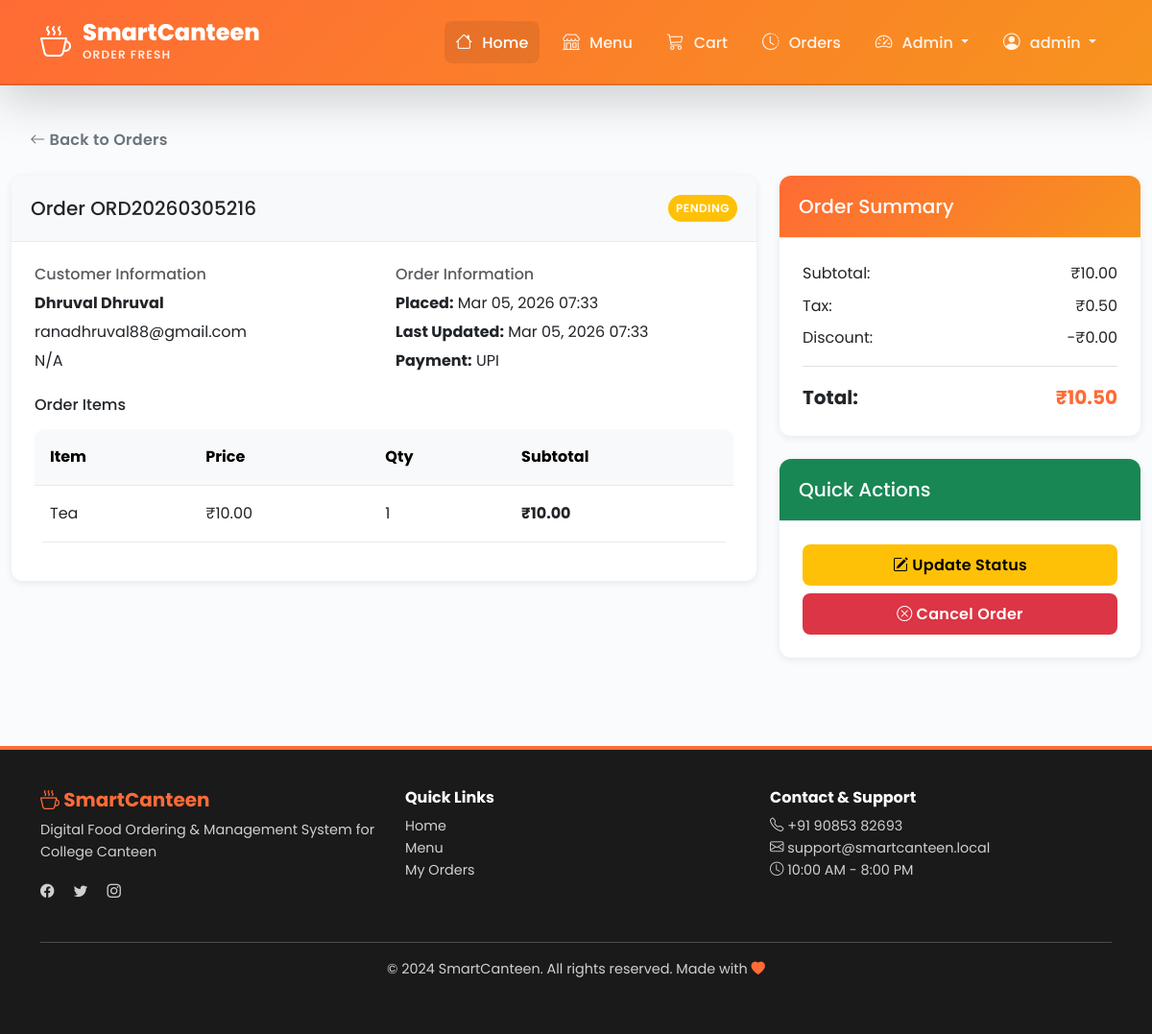
/management/orders/ORD20260305216/ (signed in), run on the app's committed database.
### canteen/models.py (models this page shows, shortened)
class Order(models.Model):
    STATUS_CHOICES = [
        ('pending', 'Pending'),
        ('confirmed', 'Confirmed'),
        ('preparing', 'Preparing'),
        ('ready', 'Ready for Pickup'),
        ('completed', 'Completed'),
        ('cancelled', 'Cancelled'),
    ]
    PAYMENT_METHOD_CHOICES = [
        ('cash', 'Cash Payment'),
        ('card', 'Card Payment'),
        ('upi', 'UPI'),
        ('wallet', 'Wallet'),
    ]
    user = models.ForeignKey(
        User,
        on_delete=models.CASCADE,
        related_name='orders'
    )
    order_id = models.CharField(max_length=20, unique=True, db_index=True)
    status = models.CharField(
        max_length=20,
        choices=STATUS_CHOICES,
        default='pending'
    )
    payment_method = models.CharField(
        max_length=20,
        choices=PAYMENT_METHOD_CHOICES,
        default='cash'
    )
    subtotal = models.DecimalField(
        max_digits=10,
        decimal_places=2,
        validators=[MinValueValidator(Decimal('0.00'))]
    )
    tax = models.DecimalField(
        max_digits=10,
        decimal_places=2,
        default=0,
        validators=[MinValueValidator(Decimal('0.00'))]
    )
    discount = models.DecimalField(
        max_digits=10,
        decimal_places=2,
        default=0,
        validators=[MinValueValidator(Decimal('0.00'))]
    )
    total_amount = models.DecimalField(
        max_digits=10,
        decimal_places=2,
        validators=[MinValueValidator(Decimal('0.00'))]
    )
    special_instructions = models.TextField(blank=True, null=True)
    created_at = models.DateTimeField(auto_now_add=True)
    updated_at = models.DateTimeField(auto_now=True)
    estimated_ready_time = models.DateTimeField(null=True, blank=True)
    completed_at = models.DateTimeField(null=True, blank=True)
    class Meta:
        db_table = 'order'
        verbose_name = 'Order'
        verbose_name_plural = 'Orders'
        ordering = ['-created_at']
        indexes = [
            models.Index(fields=['order_id']),
            models.Index(fields=['user', '-created_at']),
            models.Index(fields=['status']),
        ]
    def can_cancel(self):
        cancellable_statuses = ['pending', 'confirmed']
        return self.status in cancellable_statuses

class CustomUser(models.Model):
    STATUS_CHOICES = [
        ('active', 'Active'),
        ('inactive', 'Inactive'),
        ('blocked', 'Blocked'),
    ]
    user = models.OneToOneField(User, on_delete=models.CASCADE, related_name='canteen_profile')
    phone_number = models.CharField(max_length=15, blank=True, null=True)
    registration_date = models.DateTimeField(auto_now_add=True)
    is_verified = models.BooleanField(default=False)
    status = models.CharField(max_length=20, choices=STATUS_CHOICES, default='active')
    avatar = models.ImageField(upload_to='avatars/', null=True, blank=True)
    class Meta:
        db_table = 'custom_user'
        verbose_name = 'Custom User'
        verbose_name_plural = 'Custom Users'
        ordering = ['-registration_date']

class OrderItem(models.Model):
    order = models.ForeignKey(
        Order,
        on_delete=models.CASCADE,
        related_name='items'
    )
    food_item = models.ForeignKey(
        FoodItem,
        on_delete=models.SET_NULL,
        null=True,
        related_name='order_items'
    )
    item_name = models.CharField(max_length=200)
    item_price = models.DecimalField(max_digits=8, decimal_places=2)
    quantity = models.PositiveIntegerField(validators=[MinValueValidator(1)])
    subtotal = models.DecimalField(max_digits=10, decimal_places=2)
    class Meta:
        db_table = 'order_item'
        verbose_name = 'Order Item'
        verbose_name_plural = 'Order Items'
        ordering = ['order']

### canteen/views.py (the view)
# urls.py: path('management/orders/<str:order_id>/', views.admin_order_detail, name='admin_order_detail'),
@login_required(login_url='canteen:login')
@user_passes_test(is_admin_user)
def admin_order_detail(request, order_id):
    order = get_object_or_404(Order, order_id=order_id)
    items = order.items.all()
    context = {
        'order': order,
        'items': items,
    }
    return render(request, 'canteen/admin/order_detail.html', context)

### canteen/templates/canteen/admin/order_detail.html (shortened to what this page needs)
{% extends 'canteen/base.html' %}
{% block content %}
<div class="container-fluid my-4">
    <div class="row">
        <div class="col-12">
            <a href="{% url 'canteen:manage_orders' %}" class="btn btn-outline-secondary mb-3">
                <i class="bi bi-arrow-left"></i> Back to Orders
            </a>
        </div>
    </div>
    <div class="row">
        <div class="col-lg-8">
            <div class="card mb-4">
                <div class="card-header bg-light d-flex justify-content-between align-items-center">
                    <h5 class="mb-0">Order {{ order.order_id }}</h5>
                    <span class="badge bg-{% if order.status == 'pending' %}warning{% elif order.status == 'completed' %}success{% elif order.status == 'cancelled' %}danger{% else %}info{% endif %} p-2">
                        {{ order.get_status_display|upper }}
                    </span>
                </div>
                <div class="card-body">
                    <div class="row mb-4">
                        <div class="col-md-6">
                            <h6 class="text-muted">Customer Information</h6>
                            <p class="mb-1"><strong>{{ order.user.get_full_name|default:order.user.username }}</strong></p>
                            <p class="mb-1">{{ order.user.email }}</p>
                            <p class="mb-0">{{ order.user.canteen_profile.phone_number|default:"N/A" }}</p>
                        </div>
                        <div class="col-md-6">
                            <h6 class="text-muted">Order Information</h6>
                            <p class="mb-1"><strong>Placed:</strong> {{ order.created_at|date:"M d, Y H:i" }}</p>
                            <p class="mb-1"><strong>Last Updated:</strong> {{ order.updated_at|date:"M d, Y H:i" }}</p>
                            <p class="mb-0"><strong>Payment:</strong> {{ order.get_payment_method_display }}</p>
                        </div>
                    </div>
                    <h6 class="mt-4 mb-3">Order Items</h6>
                    <div class="table-responsive">
                        <table class="table table-sm">
                            <thead class="table-light">
                                <tr>
                                    <th>Item</th>
                                    <th>Price</th>
                                    <th>Qty</th>
                                    <th>Subtotal</th>
                                </tr>
                            </thead>
                            <tbody>
                                {% for item in items %}
                                    <tr>
                                        <td>{{ item.item_name }}</td>
                                        <td>₹{{ item.item_price }}</td>
                                        <td>{{ item.quantity }}</td>
                                        <td class="fw-bold">₹{{ item.subtotal }}</td>
                                    </tr>
                                {% endfor %}
                            </tbody>
                        </table>
                    </div>
                </div>
            </div>
        </div>
        <div class="col-lg-4">
            <div class="card mb-4">
                <div class="card-header bg-primary text-white">
                    <h5 class="mb-0">Order Summary</h5>
                </div>
                <div class="card-body">
                    <div class="d-flex justify-content-between mb-2">
                        <span>Subtotal:</span>
                        <span>₹{{ order.subtotal }}</span>
                    </div>
                    <div class="d-flex justify-content-between mb-2">
                        <span>Tax:</span>
                        <span>₹{{ order.tax }}</span>
                    </div>
                    <div class="d-flex justify-content-between mb-3 pb-3 border-bottom">
                        <span>Discount:</span>
                        <span>-₹{{ order.discount }}</span>
                    </div>
                    <div class="d-flex justify-content-between fw-bold fs-5">
                        <span>Total:</span>
                        <span class="text-primary">₹{{ order.total_amount }}</span>
                    </div>
                </div>
            </div>
            <div class="card">
                <div class="card-header bg-success text-white">
                    <h5 class="mb-0">Quick Actions</h5>
                </div>
                <div class="card-body">
                    <a href="{% url 'canteen:update_order_status' order.order_id %}" class="btn btn-warning w-100 mb-2">
                        <i class="bi bi-pencil-square"></i> Update Status
                    </a>
                    {% if order.can_cancel %}
                        <button class="btn btn-danger w-100" onclick="confirmCancel()">
                            <i class="bi bi-x-circle"></i> Cancel Order
                        </button>
                    {% endif %}
                </div>
            </div>
        </div>
    </div>
</div>
{% endblock %}

### canteen/templates/canteen/base.html (shortened to what this page needs)
<!DOCTYPE html>
<html lang="en">
<head>
    <link href="https://cdn.jsdelivr.net/npm/bootstrap@5.3.0/dist/css/bootstrap.min.css" rel="stylesheet">
    <link rel="stylesheet" href="https://cdn.jsdelivr.net/npm/bootstrap-icons@1.10.0/font/bootstrap-icons.css">
    {% load static %}
    <link rel="stylesheet" href="{% static 'css/style.css' %}">
</head>
<body>
    <nav class="navbar navbar-expand-lg navbar-dark fixed-top premium-header shadow-lg smart-navbar">
        <div class="container-lg">
            <a class="navbar-brand fw-bold" href="{% url 'canteen:home' %}">
                <div class="brand-logo-wrapper">
                    <i class="bi bi-cup-hot"></i>
                    <div>
                        <span class="brand-main">SmartCanteen</span>
                        <span class="brand-tagline">Order Fresh</span>
                    </div>
                </div>
            </a>
            <div class="collapse navbar-collapse" id="navbarNav">
                <ul class="navbar-nav ms-auto gap-1">
                    <li class="nav-item">
                        <a class="nav-link active" href="{% url 'canteen:home' %}">
                            <i class="bi bi-house"></i> Home
                        </a>
                    </li>
                    <li class="nav-item">
                        <a class="nav-link" href="{% url 'canteen:food_list' %}">
                            <i class="bi bi-shop"></i> Menu
                        </a>
                    </li>
                    {% if user.is_authenticated %}
                        <li class="nav-item">
                            <a class="nav-link position-relative" href="{% url 'canteen:cart' %}">
                                <i class="bi bi-cart3"></i> Cart
                            </a>
                        </li>
                        <li class="nav-item">
                            <a class="nav-link" href="{% url 'canteen:order_list' %}">
                                <i class="bi bi-clock-history"></i> Orders
                            </a>
                        </li>
                        {% if user.is_staff %}
                            <li class="nav-item dropdown">
                                <a class="nav-link dropdown-toggle" href="#" id="adminDropdown" role="button" data-bs-toggle="dropdown">
                                    <i class="bi bi-speedometer2"></i> Admin
                                </a>
                            </li>
                        {% endif %}
                        <li class="nav-item dropdown">
                            <a class="nav-link dropdown-toggle" href="#" id="userDropdown" role="button" data-bs-toggle="dropdown">
                                <i class="bi bi-person-circle"></i> {{ user.first_name|default:user.username }}
                            </a>
                        </li>
                    {% endif %}
                </ul>
            </div>
        </div>
    </nav>
    <div style="height: 80px;"></div>
    <main>
        {% block content %}{% endblock %}
    </main>
    <footer class="mt-5">
        <div class="container-lg">
            <div class="row">
                <div class="col-md-4 mb-4">
                    <h5 style="color: #FF6B35;"><i class="bi bi-cup-hot"></i> SmartCanteen</h5>
                    <p class="text-muted small">Digital Food Ordering & Management System for College Canteen</p>
                    <div class="mt-3">
                        <a href="https://www.facebook.com/" class="text-decoration-none text-muted me-3"><i class="bi bi-facebook"></i></a>
                        <a href="https://www.twitter.com/" class="text-decoration-none text-muted me-3"><i class="bi bi-twitter"></i></a>
                        <a href="https://www.instagram.com/" class="text-decoration-none text-muted"><i class="bi bi-instagram"></i></a>
                    </div>
                </div>
                <div class="col-md-4 mb-4">
                    <h6>Quick Links</h6>
                    <ul class="list-unstyled">
                        <li><a href="{% url 'canteen:home' %}" class="text-decoration-none text-muted small">Home</a></li>
                        <li><a href="{% url 'canteen:food_list' %}" class="text-decoration-none text-muted small">Menu</a></li>
                        <li><a href="{% url 'canteen:order_list' %}" class="text-decoration-none text-muted small">My Orders</a></li>
                    </ul>
                </div>
                <div class="col-md-4 mb-4">
                    <h6>Contact & Support</h6>
                    <p class="text-muted small">
                        <i class="bi bi-telephone"></i> +91 90853 82693<br>
                        <i class="bi bi-envelope"></i> support@smartcanteen.local<br>
                        <i class="bi bi-clock"></i> 10:00 AM - 8:00 PM
                    </p>
                </div>
            </div>
            <hr class="bg-secondary">
            <div class="text-center text-muted">
                <p class="small">&copy; 2024 SmartCanteen. All rights reserved. Made with <i class="bi bi-heart-fill" style="color: #FF6B35;"></i></p>
            </div>
        </div>
    </footer>
    {% load static %}
</body>
</html>

### data on the page
Order: order_id "ORD20260305216", status "PENDING", user.get_full_name "Dhruval Dhruval", user.email "ranadhruval88@gmail.com", user.canteen_profile.phone_number "N/A", created_at "Mar 05, 2026 07:33", updated_at "Mar 05, 2026 07:33", payment_method "UPI", subtotal "10.00", tax "0.50", discount "0.00", total_amount "10.50"
OrderItem: item_name "Tea", item_price "10.00", quantity "1", subtotal "10.00"

### other printed values
{{ user.first_name|default:user.username }} "admin"
